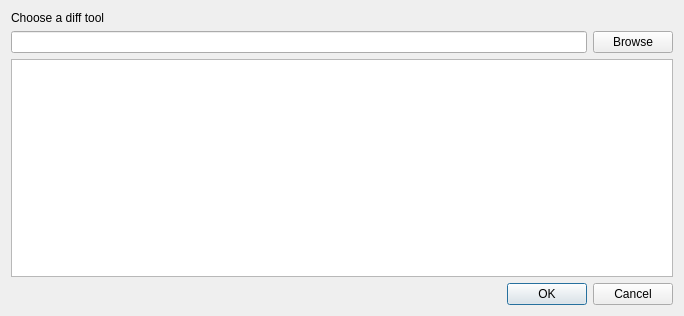
<?xml version="1.0" encoding="UTF-8"?>
<ui version="4.0">
 <class>DiffTool</class>
 <widget class="QDialog" name="DiffTool">
  <property name="geometry">
   <rect>
    <x>0</x>
    <y>0</y>
    <width>684</width>
    <height>316</height>
   </rect>
  </property>
  <property name="windowTitle">
   <string>Diff tool</string>
  </property>
  <layout class="QVBoxLayout" name="verticalLayout">
   <item>
    <widget class="QLabel" name="label">
     <property name="text">
      <string>Choose a diff tool</string>
     </property>
    </widget>
   </item>
   <item>
    <layout class="QHBoxLayout" name="horizontalLayout">
     <item>
      <widget class="QLineEdit" name="lineEdit_tool"/>
     </item>
     <item>
      <widget class="QPushButton" name="pushButton">
       <property name="text">
        <string>Browse</string>
       </property>
      </widget>
     </item>
    </layout>
   </item>
   <item>
    <widget class="QPlainTextEdit" name="plainTextEdit"/>
   </item>
   <item>
    <widget class="QDialogButtonBox" name="buttonBox">
     <property name="orientation">
      <enum>Qt::Horizontal</enum>
     </property>
     <property name="standardButtons">
      <set>QDialogButtonBox::Cancel|QDialogButtonBox::Ok</set>
     </property>
    </widget>
   </item>
  </layout>
 </widget>
 <resources/>
 <connections>
  <connection>
   <sender>buttonBox</sender>
   <signal>accepted()</signal>
   <receiver>DiffTool</receiver>
   <slot>accept()</slot>
   <hints>
    <hint type="sourcelabel">
     <x>248</x>
     <y>254</y>
    </hint>
    <hint type="destinationlabel">
     <x>157</x>
     <y>274</y>
    </hint>
   </hints>
  </connection>
  <connection>
   <sender>buttonBox</sender>
   <signal>rejected()</signal>
   <receiver>DiffTool</receiver>
   <slot>reject()</slot>
   <hints>
    <hint type="sourcelabel">
     <x>316</x>
     <y>260</y>
    </hint>
    <hint type="destinationlabel">
     <x>286</x>
     <y>274</y>
    </hint>
   </hints>
  </connection>
 </connections>
</ui>
